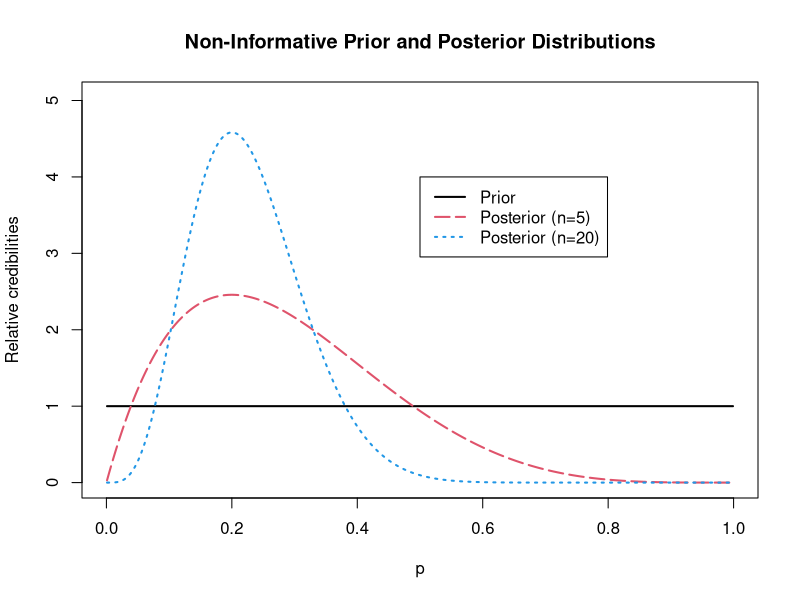
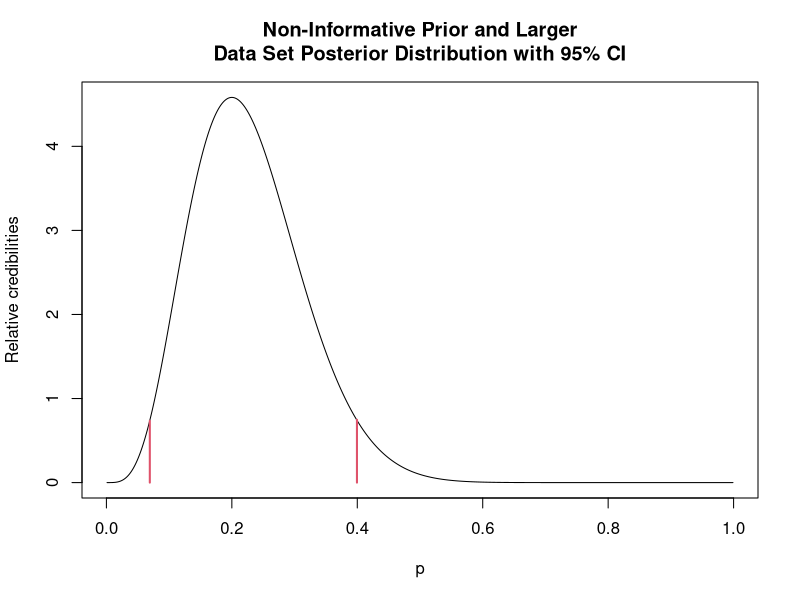

Here is the R script that generated these plots, in order:
# Author: Daniel B. Cooper

# Chapter 2 ----
# The following R code was adapted from Dr. Charnigo's Chapter 2b examples.

grid = (1:999)/1000
# This creates a grid of possible values of  p  from 0.001 to 0.999 in increments of 0.001.

firstprior = dbeta(grid,1,1)
# This defines prior relative credibilities for possible values of  p  on the grid.

firstposterior = dbeta(grid,1+1,1+4)
# This defines posterior relative credibilities for possible values of  p  on the grid,
# with the pessimistic prior, after  1  success and  4  failures.

secondposterior = dbeta(grid,1+4,1+16)
# This defines posterior relative credibilities for possible values of  p  on the grid,
# with the pessimistic prior, after  4  successes and  16  failures.

# here::i_am("posts/primary/portfolio_full/PortfolioChap2-3.r")
# png(here::here("posts/primary/portfolio_full/non-informative-prior.png"))
png("./posts/primary/portfolio_full/non-informative-prior.png", width = 400, height = 400)

plot(grid,firstprior,type="l",ylim=c(0,1.1*max(firstprior,firstposterior,secondposterior)),
	col=1, xlab="p", lwd=2, ylab="Relative credibilities")

lines(grid,firstposterior,col=2,lty=5,lwd=2)
lines(grid,secondposterior,col=4,lty=3,lwd=2)

legend(0.5,4,col=c(1,2,4),lty=c(1,5,3),lwd=c(2,2,2),
	legend=c("Prior","Posterior (n=5)", "Posterior (n=20)"))

title("Non-Informative Prior and Posterior Distributions")
# To the existing graphic we add a title.

dev.off()

# Chapter 2, grad student work
# i adapted this code: https://math.arizona.edu/~jwatkins/I4_bayes.pdf
# define credible interval value for gamma
gamma <- 0.95

# define function to find the minimum value of c where b - c is minimal
# b := qbeta(gamma + c, 5, 17)
# a := qbeta(c, 5, 17)
diff <- function(c) qbeta(gamma + c, 5, 17) - qbeta(c, 5, 17)

# find minimum value of c from the possible values of 0 to 0.05 using the optimize function
c <- optimize(diff, interval = c(0, 0.05), maximum = FALSE)
c$minimum
upper_limit <- qbeta(gamma + c$minimum, 5, 17)
lower_limit <- qbeta(c$minimum, 5, 17)
upper_limit
lower_limit

# long way: (use Newton-Raphson method to optimize)
diff(0.05)

png("./posts/primary/portfolio_full/95_CI.png", width = 400, height = 400)
plot(grid, secondposterior, type = "l", xlab = "p", ylab = "Relative credibilities")

lines( rep(lower_limit,100), seq(0,secondposterior[grid==round(lower_limit,3)],length.out=100), col=2, lwd=2)
lines( rep(upper_limit,100), seq(0,secondposterior[grid==round(upper_limit,3)],length.out=100), col=2, lwd=2)

title("Non-Informative Prior and Larger\nData Set Posterior Distribution with 95% CI")
dev.off()

diff_primeapprox <- function(x, delta = 0.0001) {
  (diff(x + delta) - diff(x - delta)) / (2 * delta)
}

diff_doubleprimeapprox <- function(x, delta = 0.0001) {
  (diff_primeapprox(x + delta) - diff_primeapprox(x - delta)) / (2 * delta)
}

guess = 0.04
maxit = 100
thresh = 0.000001
for (counter in 1:maxit)
{
oldguess = guess
guess = oldguess - diff_primeapprox( oldguess ) / diff_doubleprimeapprox( oldguess )
print(guess)
if ( abs(oldguess - guess) < thresh ) { break }
}

all.equal(guess,c$minimum)
# very similar!
